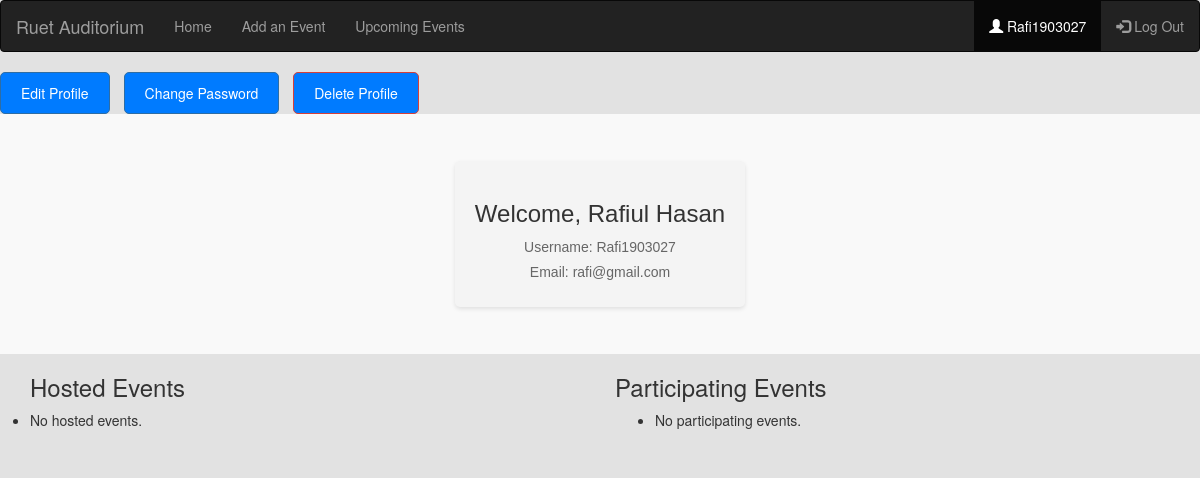
The app's page /view_profile/ (signed in), older data.
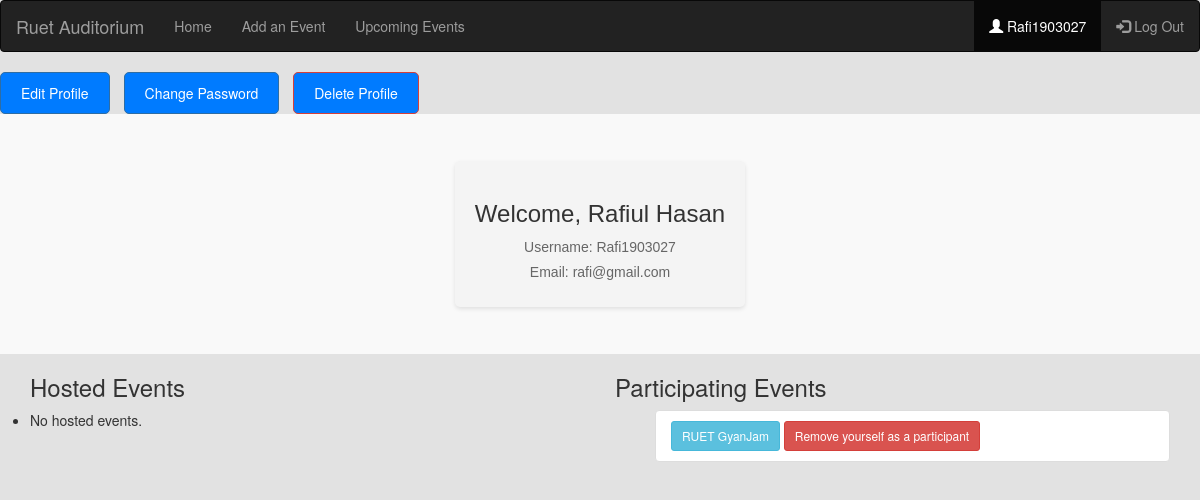
The same page, newer data.
### HOME/models.py (models this page shows, shortened)
class Event(models.Model):
    name = models.CharField(max_length=255)
    start_date = models.DateField()
    start_time = models.TimeField()
    end_time = models.TimeField()
    host = models.ForeignKey(User, on_delete=models.CASCADE, related_name='hosted_events')
    description = models.TextField()
    participants = models.ManyToManyField(User, blank=True, related_name='events_attending')
    number_of_seats = models.PositiveIntegerField(default=1200)  # Add this field

### HOME/views.py (the view)
# urls.py: path('view_profile/', views.view_profile, name='view_profile'),
@login_required
def view_profile(request):
    user = request.user
    hosted_events = Event.objects.filter(host=user)
    participating_events = Event.objects.filter(participants=user)
    return render(request, 'view_profile.html', {'hosted_events': hosted_events, 'participating_events': participating_events})

### HOME/templates/view_profile.html (shortened to what this page needs)
{% extends 'base.html' %}
{% block profileActive %}active{% endblock profileActive %}
{% block body %}
 <div class="profile-buttons">
    <a href="{% url 'edit_profile' %}" class="btn btn-primary">Edit Profile</a>
    <a href="{% url 'change_password' %}" class="btn btn-primary">Change Password</a>
    <a href="{% url 'delete_profile' %}" class="btn btn-danger">Delete Profile</a>
</div>
<div class="card-body">
    <div class="welcome-user">
        <h2>Welcome, {{ user.first_name}} {{user.last_name}}</h2>
        <p>Username: {{user.username}}</p>
        <p>Email: {{ user.email }}</p>
    </div>
</div>
    <div class="container">
    <div class="row">
        <div class="col-md-6">
            <h3>Hosted Events</h3>
            <ul class="list-group">
                {% for event in hosted_events %}
                    <li class="list-group-item">
                      <a href="{% url 'event_detail' event.id %}" class="btn btn-info btn-sm float-right mr-2">{{ event.name }}</a>
                      <a href="{% url 'update_event' event.id %}" class="btn btn-primary btn-sm float-right mr-2">Edit</a>
                      <a href="{% url 'delete_event' event.id %}" class="btn btn-danger btn-sm float-right mr-2">Delete</a>
                    </li>
                {% empty %}
                    <li>No hosted events.</li>
                {% endfor %}
            </ul>
        </div>
        <div class="col-md-6">
            <h3>Participating Events</h3>
            <ul>
                {% for event in participating_events %}
                    <li class="list-group-item">
                      <a href="{% url 'event_detail' event.id %}" class="btn btn-info btn-sm float-right mr-2">{{ event.name }}</a>
                        <form method="post" action="{% url 'remove_participant' event.id user.id%}" style="display: inline;">
                        <button type="submit" class="btn btn-danger btn-sm">Remove yourself as a participant</button>
                      </form>
                    </li>
                {% empty %}
                    <li>No participating events.</li>
                {% endfor %}
            </ul>
        </div>
    </div>
{% endblock %}

Row changes from the older to the newer data that the page shows:
added Event: name "RUET GyanJam"
Text that changed along with them:
text no longer shown: "No participating events."
